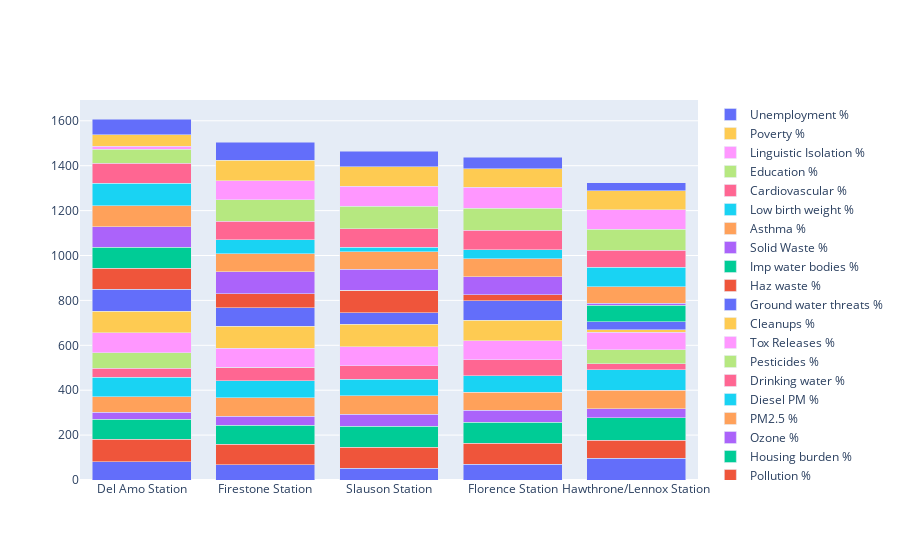

Notebook source saved alongside this figure:
### Markdown cell above
Here is a start, lets implement all the percentiles avalibale in the data set to see how each TOD station is affected

### Code cell
import plotly.graph_objects as go

x= ['Del Amo Station', 'Firestone Station', 'Florence Station', 'Slauson Station','Hawthrone/Lennox Station']
fig = go.Figure(go.Bar(x=x, y=[81,67,71,52,96], name='Traffice %'))
fig.add_trace(go.Bar(x=x, y=[100, 93, 92,93,82], name='Pollution %'))
fig.add_trace(go.Bar(x=x, y=[89, 85, 94, 94,99], name='Housing burden %'))
fig.add_trace(go.Bar(x=x, y=[32, 40, 53, 53,40], name='Ozone %'))
fig.add_trace(go.Bar(x=x, y=[69, 82, 82, 84,82], name='PM2.5 %'))
fig.add_trace(go.Bar(x=x, y=[87, 75, 72, 72,93], name='Diesel PM %'))
fig.add_trace(go.Bar(x=x, y=[40, 61, 71, 61,26], name='Drinking water %'))
fig.add_trace(go.Bar(x=x, y=[69, 0, 0, 0,62], name='Pesticides %'))
fig.add_trace(go.Bar(x=x, y=[88, 84, 85, 85,79], name='Tox Releases %'))
fig.add_trace(go.Bar(x=x, y=[96, 97, 92, 99,11], name='Cleanups %'))
fig.add_trace(go.Bar(x=x, y=[99, 84, 87, 53,36], name='Ground water threats %'))
fig.add_trace(go.Bar(x=x, y=[94, 61, 26, 99,0], name='Haz waste %'))
fig.add_trace(go.Bar(x=x, y=[93, 0, 0, 0,72], name='Imp water bodies %'))
fig.add_trace(go.Bar(x=x, y=[90, 98, 81, 93,9], name='Solid Waste %'))
fig.add_trace(go.Bar(x=x, y=[94, 80, 79, 79,73], name='Asthma %'))
fig.add_trace(go.Bar(x=x, y=[100, 64, 41, 20,88], name='Low birth weight %'))
fig.add_trace(go.Bar(x=x, y=[91, 82, 86, 83,75], name='Cardiovascular %'))
fig.add_trace(go.Bar(x=x, y=[61, 96, 98, 99,95], name='Education %'))
fig.add_trace(go.Bar(x=x, y=[13, 83, 93, 90,85], name='Linguistic Isolation %'))
fig.add_trace(go.Bar(x=x, y=[51, 93, 84, 87,85], name='Poverty %'))
fig.add_trace(go.Bar(x=x, y=[71, 80, 50, 69,35], name='Unemployment %'))

fig.update_layout(barmode='stack', xaxis={'categoryorder':'total descending'})
fig.show()

### Figure 1 — Plotly figure (JSON) as saved in the notebook; plotly's stock layout.template omitted (floating-point values rounded to 4 significant figures)
{"data": [{"name": "Traffice %", "type": "bar", "x": ["Del Amo Station", "Firestone Station", "Florence Station", "Slauson Station", "Hawthrone/Lennox Station"], "y": [81, 67, 71, 52, 96]}, {"name": "Pollution %", "type": "bar", "x": ["Del Amo Station", "Firestone Station", "Florence Station", "Slauson Station", "Hawthrone/Lennox Station"], "y": [100, 93, 92, 93, 82]}, {"name": "Housing burden %", "type": "bar", "x": ["Del Amo Station", "Firestone Station", "Florence Station", "Slauson Station", "Hawthrone/Lennox Station"], "y": [89, 85, 94, 94, 99]}, {"name": "Ozone %", "type": "bar", "x": ["Del Amo Station", "Firestone Station", "Florence Station", "Slauson Station", "Hawthrone/Lennox Station"], "y": [32, 40, 53, 53, 40]}, {"name": "PM2.5 %", "type": "bar", "x": ["Del Amo Station", "Firestone Station", "Florence Station", "Slauson Station", "Hawthrone/Lennox Station"], "y": [69, 82, 82, 84, 82]}, {"name": "Diesel PM %", "type": "bar", "x": ["Del Amo Station", "Firestone Station", "Florence Station", "Slauson Station", "Hawthrone/Lennox Station"], "y": [87, 75, 72, 72, 93]}, {"name": "Drinking water %", "type": "bar", "x": ["Del Amo Station", "Firestone Station", "Florence Station", "Slauson Station", "Hawthrone/Lennox Station"], "y": [40, 61, 71, 61, 26]}, {"name": "Pesticides %", "type": "bar", "x": ["Del Amo Station", "Firestone Station", "Florence Station", "Slauson Station", "Hawthrone/Lennox Station"], "y": [69, 0, 0, 0, 62]}, {"name": "Tox Releases %", "type": "bar", "x": ["Del Amo Station", "Firestone Station", "Florence Station", "Slauson Station", "Hawthrone/Lennox Station"], "y": [88, 84, 85, 85, 79]}, {"name": "Cleanups %", "type": "bar", "x": ["Del Amo Station", "Firestone Station", "Florence Station", "Slauson Station", "Hawthrone/Lennox Station"], "y": [96, 97, 92, 99, 11]}, {"name": "Ground water threats %", "type": "bar", "x": ["Del Amo Station", "Firestone Station", "Florence Station", "Slauson Station", "Hawthrone/Lennox Station"], "y": [99, 84, 87, 53, 36]}, {"name": "Haz waste %", "type": "bar", "x": ["Del Amo Station", "Firestone Station", "Florence Station", "Slauson Station", "Hawthrone/Lennox Station"], "y": [94, 61, 26, 99, 0]}, {"name": "Imp water bodies %", "type": "bar", "x": ["Del Amo Station", "Firestone Station", "Florence Station", "Slauson Station", "Hawthrone/Lennox Station"], "y": [93, 0, 0, 0, 72]}, {"name": "Solid Waste %", "type": "bar", "x": ["Del Amo Station", "Firestone Station", "Florence Station", "Slauson Station", "Hawthrone/Lennox Station"], "y": [90, 98, 81, 93, 9]}, {"name": "Asthma %", "type": "bar", "x": ["Del Amo Station", "Firestone Station", "Florence Station", "Slauson Station", "Hawthrone/Lennox Station"], "y": [94, 80, 79, 79, 73]}, {"name": "Low birth weight %", "type": "bar", "x": ["Del Amo Station", "Firestone Station", "Florence Station", "Slauson Station", "Hawthrone/Lennox Station"], "y": [100, 64, 41, 20, 88]}, {"name": "Cardiovascular %", "type": "bar", "x": ["Del Amo Station", "Firestone Station", "Florence Station", "Slauson Station", "Hawthrone/Lennox Station"], "y": [91, 82, 86, 83, 75]}, {"name": "Education %", "type": "bar", "x": ["Del Amo Station", "Firestone Station", "Florence Station", "Slauson Station", "Hawthrone/Lennox Station"], "y": [61, 96, 98, 99, 95]}, {"name": "Linguistic Isolation %", "type": "bar", "x": ["Del Amo Station", "Firestone Station", "Florence Station", "Slauson Station", "Hawthrone/Lennox Station"], "y": [13, 83, 93, 90, 85]}, {"name": "Poverty %", "type": "bar", "x": ["Del Amo Station", "Firestone Station", "Florence Station", "Slauson Station", "Hawthrone/Lennox Station"], "y": [51, 93, 84, 87, 85]}, {"name": "Unemployment %", "type": "bar", "x": ["Del Amo Station", "Firestone Station", "Florence Station", "Slauson Station", "Hawthrone/Lennox Station"], "y": [71, 80, 50, 69, 35]}], "layout": {"autosize": true, "barmode": "stack", "xaxis": {"autorange": true, "categoryorder": "total descending", "range": [-0.5, 4.5], "type": "category"}, "yaxis": {"autorange": true, "range": [0, 1693.0], "type": "linear"}}}
